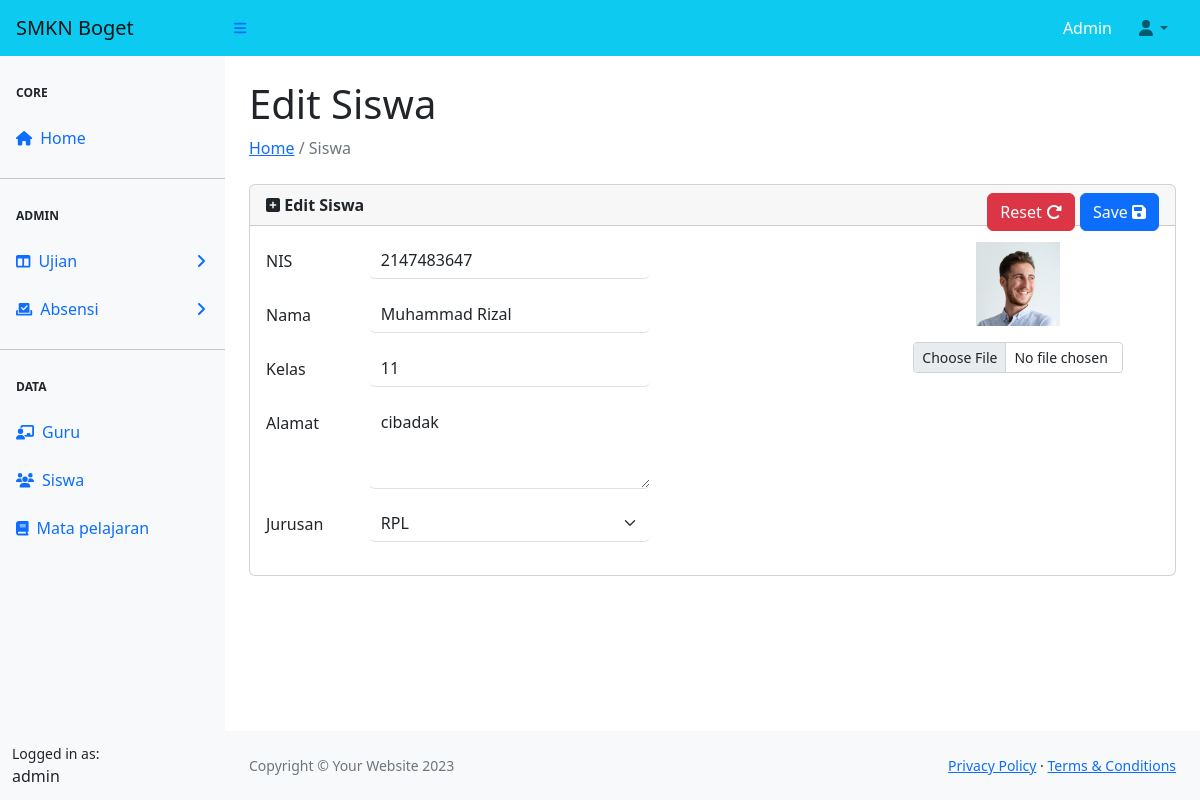
The page /siswa/edit_siswa.php?id=4 on the database its author committed.
### tables this page shows
CREATE TABLE `tb_siswa` (
  `id` int(11) NOT NULL,
  `nis` int(12) NOT NULL,
  `nama` varchar(100) NOT NULL,
  `kelas` varchar(100) NOT NULL,
  `alamat` varchar(100) NOT NULL,
  `jurusan` varchar(225) NOT NULL,
  `foto` varchar(225) NOT NULL,
  `absen_id` varchar(100) NOT NULL
);

### template/config.php (called while the page is built, shortened)
<?php
    $main_url = "http://localhost/sistem%20sekolah/";
    ?>

### siswa/siswa.php (called while the page is built, shortened)
<?php
class Siswa {
    private $servername = "localhost";
    private $username = "root";
    private $password = "";
    private $dbname = "db_school";
    private $conn;
    public function __construct()
    {
        $this->conn = new mysqli($this->servername, $this->username, $this->password, $this->dbname);
    }
    public function get()
    {
        $id = $_GET['id'];
        $sql = "SELECT * FROM tb_siswa WHERE id=?";
        $stmt = $this->conn->prepare($sql);
        $stmt->bind_param('i', $id);
        $stmt->execute();
        $result = $stmt->get_result();
        if ($result->num_rows > 0) {
            return $result->fetch_assoc();
        } else {
            return null;
        }
    }
}
?>

### siswa/edit_siswa.php (the view, shortened to what this page needs)
<?php
require_once('../template/config.php');
require('siswa.php');
$siswa = new Siswa();
$user = $siswa->get();
require_once('../template/header.php');
?>
<main>
    <div class="container-fluid px-4">
        <h1 class="mt-4">Edit Siswa</h1>
        <ol class="breadcrumb mb-4">
            <li class="breadcrumb-item active"><a href="<?= $main_url ?>index.php">Home</a> / Siswa</li>
        </ol>
        <div class="card">
            <form action="pr_siswa.php?param=edit&id=<?= $user['id'] ?>" method="post" enctype="multipart/form-data">
                <div class="card-header">
                    <span class="fw-bold"><i class="fas fa-square-plus"></i> Edit Siswa</span>
                    <button type="submit" class="btn btn-primary float-end" name="save" style="margin-left: 5px;">Save <i class="fas fa-floppy-disk"></i></button>
                    <button type="reset" class="btn btn-danger float-end" name="reset">Reset <i class="fas fa-rotate-right"></i></button>
                </div>
                <div class="card-body">
                    <div class="row">
                        <div class="col-8">
                            <div class="mb-3 row">
                                <label for="nis" class="col-sm-2 col-form-label">NIS</label>
                                <label for="nis" class="col-sm-1 col-form-label">:</label>
                                <div class="col-sm-6" style="margin-left: -50px;">
                                    <input type="text" class="form-control border-0 border-bottom" id="nis" name="nis" value="<?= $user['nis'] ?>" maxlength="50" required>
                                </div>
                            </div>
                            <div class="mb-3 row">
                                <label for="nama" class="col-sm-2 col-form-label">Nama</label>
                                <label for="nama" class="col-sm-1 col-form-label">:</label>
                                <div class="col-sm-6" style="margin-left: -50px;">
                                    <input type="text" class="form-control border-0 border-bottom" id="nama" name="nama" value="<?= $user['nama'] ?>" maxlength="50" required>
                                </div>
                            </div>
                            <div class="mb-3 row">
                                <label for="kelas" class="col-sm-2 col-form-label">Kelas</label>
                                <label for="kelas" class="col-sm-1 col-form-label">:</label>
                                <div class="col-sm-6" style="margin-left: -50px;">
                                    <input type="text" class="form-control border-0 border-bottom" id="kelas" name="kelas" value="<?= $user['kelas'] ?>" maxlength="50" required>
                                </div>
                            </div>
                            <div class="mb-3 row">
                                <label for="alamat" class="col-sm-2 col-form-label">Alamat</label>
                                <label for="alamat" class="col-sm-1 col-form-label">:</label>
                                <div class="col-sm-6" style="margin-left: -50px;">
                                    <textarea class="form-control border-0 border-bottom" id="alamat" name="alamat" rows="3" required><?= $user['alamat'] ?></textarea>
                                </div>
                            </div>
                            <div class="mb-3 row">
                                <label for="jurusan" class="col-sm-2 col-form-label">Jurusan</label>
                                <label for="jurusan" class="col-sm-1 col-form-label">:</label>
                                <div class="col-sm-6" style="margin-left: -50px;">
                                    <select class="form-select border-0 border-bottom" aria-label="Default select example" id="jurusan" name="jurusan" required>
                                        <option selected><?= $user['jurusan']; ?></option>
                                    </select>
                                </div>
                            </div>
                        </div>
                        <div class="col-4 text-center px-5">
                            <img src="foto_siswa/<?= $user['foto'] ?>" alt="Foto Siswa" class="mb-3" width="40%">
                            <input type="file" name="foto" class="form-control form-control-sm">
                        </div>
                    </div>
                </div>
            </form>
        </div>
    </div>
</main>
<?php require_once('../template/footer.php'); ?>
<?php require_once('../template/config.php'); ?>

### rows shown on the page
tb_siswa: nis "2147483647", nama "Muhammad Rizal", kelas "11", alamat "cibadak", jurusan "RPL", foto (picture)
